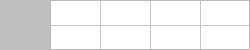
<?xml version="1.0" encoding="UTF-8"?>
<ui version="4.0">
 <class>Form</class>
 <widget class="QWidget" name="Form">
  <property name="geometry">
   <rect>
    <x>0</x>
    <y>0</y>
    <width>250</width>
    <height>50</height>
   </rect>
  </property>
  <property name="minimumSize">
   <size>
    <width>0</width>
    <height>50</height>
   </size>
  </property>
  <property name="windowTitle">
   <string>Form</string>
  </property>
  <widget class="QTableWidget" name="tableWidget">
   <property name="geometry">
    <rect>
     <x>50</x>
     <y>0</y>
     <width>200</width>
     <height>50</height>
    </rect>
   </property>
   <property name="sizePolicy">
    <sizepolicy hsizetype="Expanding" vsizetype="Expanding">
     <horstretch>0</horstretch>
     <verstretch>0</verstretch>
    </sizepolicy>
   </property>
   <property name="verticalScrollBarPolicy">
    <enum>Qt::ScrollBarAlwaysOff</enum>
   </property>
   <property name="horizontalScrollBarPolicy">
    <enum>Qt::ScrollBarAlwaysOff</enum>
   </property>
   <property name="sizeAdjustPolicy">
    <enum>QAbstractScrollArea::AdjustIgnored</enum>
   </property>
   <attribute name="horizontalHeaderVisible">
    <bool>false</bool>
   </attribute>
   <attribute name="horizontalHeaderCascadingSectionResizes">
    <bool>false</bool>
   </attribute>
   <attribute name="horizontalHeaderDefaultSectionSize">
    <number>50</number>
   </attribute>
   <attribute name="verticalHeaderVisible">
    <bool>false</bool>
   </attribute>
   <attribute name="verticalHeaderDefaultSectionSize">
    <number>25</number>
   </attribute>
   <row>
    <property name="text">
     <string>New Row</string>
    </property>
   </row>
   <row>
    <property name="text">
     <string>New Row</string>
    </property>
   </row>
   <column>
    <property name="text">
     <string>New Column</string>
    </property>
   </column>
   <column>
    <property name="text">
     <string>New Column</string>
    </property>
   </column>
   <column>
    <property name="text">
     <string>New Column</string>
    </property>
   </column>
   <column>
    <property name="text">
     <string>New Column</string>
    </property>
   </column>
  </widget>
  <widget class="QLabel" name="label">
   <property name="geometry">
    <rect>
     <x>0</x>
     <y>0</y>
     <width>50</width>
     <height>50</height>
    </rect>
   </property>
   <property name="styleSheet">
    <string notr="true">background-color:rgba(0,0,0,50)</string>
   </property>
   <property name="text">
    <string/>
   </property>
  </widget>
 </widget>
 <resources/>
 <connections/>
</ui>
